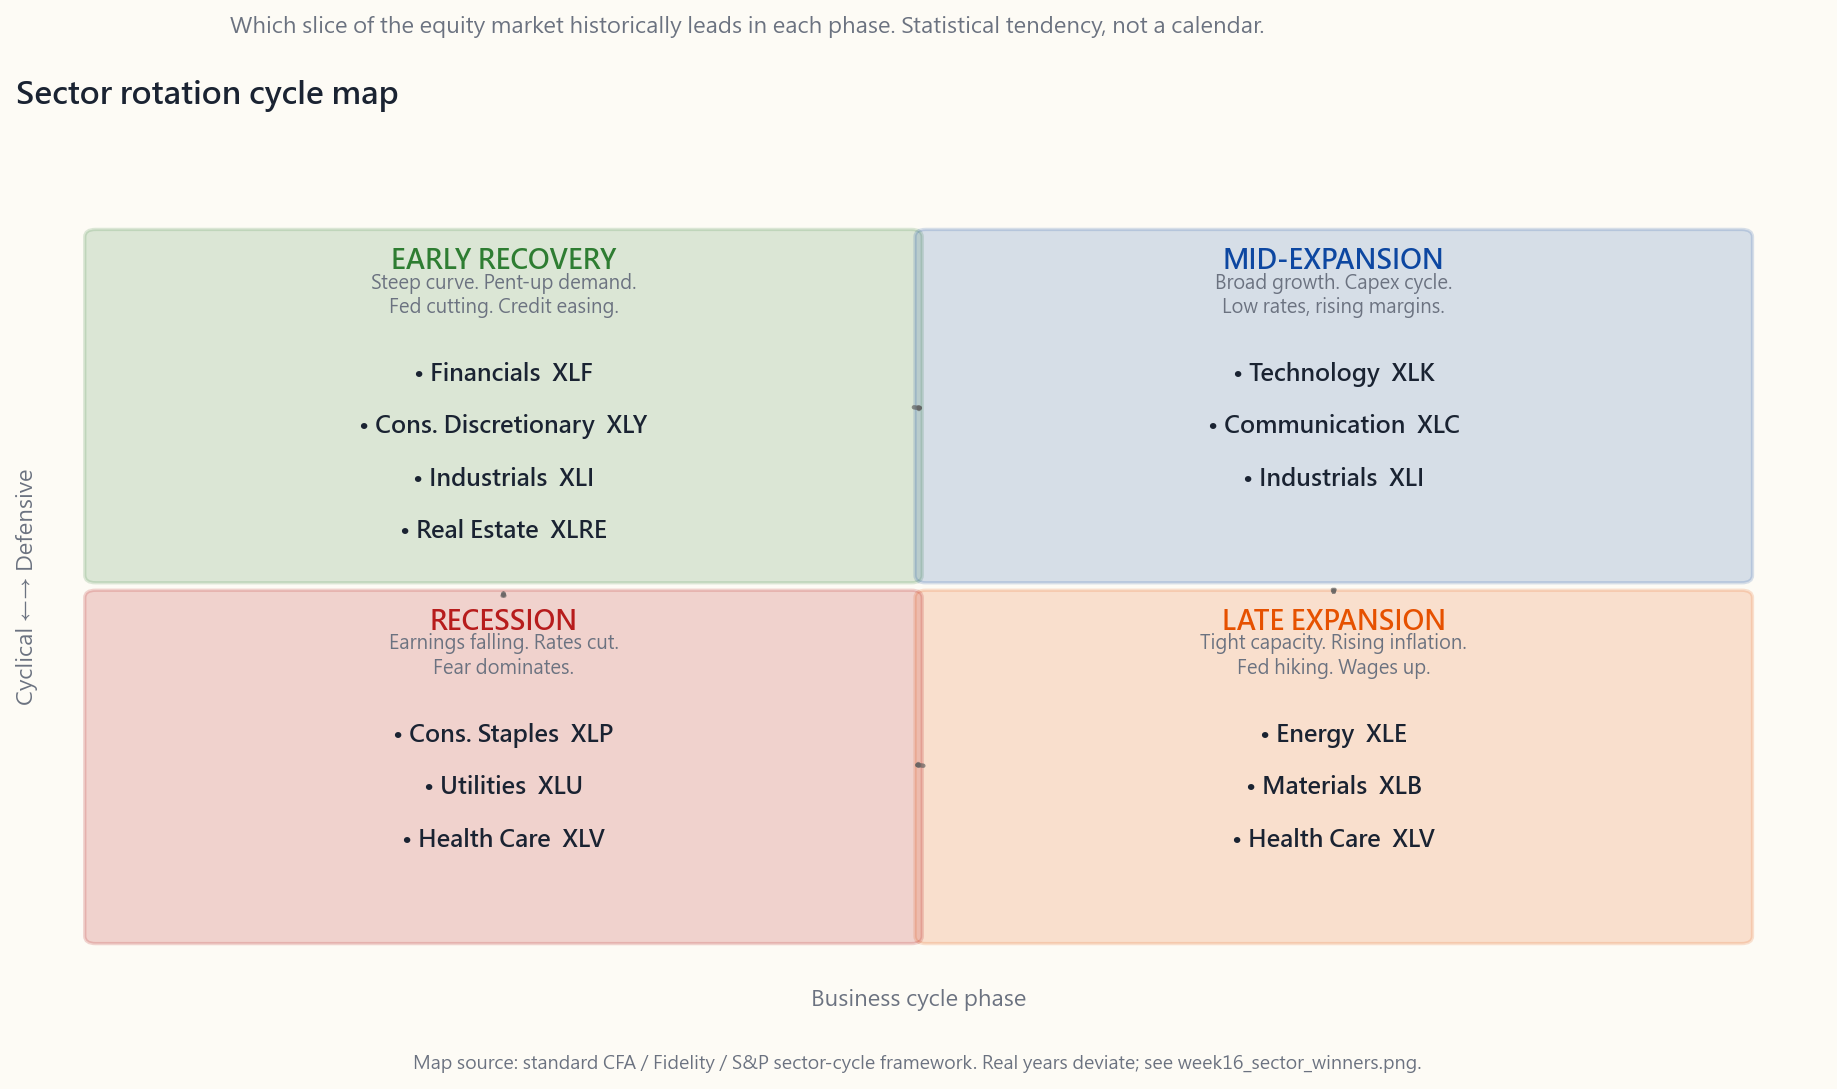

Python code for this plot:
"""Week 16, §2.2 — Schematic 4-quadrant cycle map of sector leadership.

A hand-drawn matplotlib chart, NOT a backtest. Horizontal axis is the
business cycle phase from early recovery on the left through recession
on the right. Vertical axis distinguishes cyclical (top) from defensive
(bottom). Each quadrant lists the sectors that historically lead in
that phase. A grey arrow loops clockwise to indicate the rotation.

Run:
    uv run python course/image/week16_cycle_map.py
"""

from __future__ import annotations

import sys
from pathlib import Path

import matplotlib.pyplot as plt
import numpy as np
from matplotlib.patches import FancyArrowPatch, FancyBboxPatch

sys.path.insert(0, str(Path(__file__).resolve().parents[1]))

from scripts.chart_helpers import (  # noqa: E402
    PALETTE_LIGHT,
    render_for_all_locales,
    style_axes,
)

OUT_DIR = Path(__file__).parent
BASE = "week16_cycle_map"

LANG_STRINGS = {
    "en": {
        "title":    "Sector rotation cycle map",
        "subtitle": "Which slice of the equity market historically leads in each phase. Statistical tendency, not a calendar.",
        "phase_early":    "EARLY RECOVERY",
        "phase_mid":      "MID-EXPANSION",
        "phase_late":     "LATE EXPANSION",
        "phase_recession":"RECESSION",
        "axis_phase":     "Business cycle phase",
        "axis_type":      "Cyclical \u2190\u2192 Defensive",
        "early_caption":  "Steep curve. Pent-up demand.\nFed cutting. Credit easing.",
        "mid_caption":    "Broad growth. Capex cycle.\nLow rates, rising margins.",
        "late_caption":   "Tight capacity. Rising inflation.\nFed hiking. Wages up.",
        "rec_caption":    "Earnings falling. Rates cut.\nFear dominates.",
        "early_sectors":  ["Financials  XLF", "Cons. Discretionary  XLY",
                           "Industrials  XLI", "Real Estate  XLRE"],
        "mid_sectors":    ["Technology  XLK", "Communication  XLC",
                           "Industrials  XLI"],
        "late_sectors":   ["Energy  XLE", "Materials  XLB",
                           "Health Care  XLV"],
        "rec_sectors":    ["Cons. Staples  XLP", "Utilities  XLU",
                           "Health Care  XLV"],
        "footer":         "Map source: standard CFA / Fidelity / S&P sector-cycle framework. Real years deviate; see week16_sector_winners.png.",
    },
    "hk": {
        "title":    "行業輪動週期圖",
        "subtitle": "歷史上每個階段哪一片股市領跑。統計趨勢,並非日曆。",
        "phase_early":    "早期復甦",
        "phase_mid":      "中期擴張",
        "phase_late":     "晚期擴張",
        "phase_recession":"衰退",
        "axis_phase":     "經濟週期階段",
        "axis_type":      "週期性 \u2190\u2192 防守性",
        "early_caption":  "曲線陡峭、被壓抑需求釋放。\n聯儲減息,信貸放寬。",
        "mid_caption":    "增長廣泛。資本開支週期。\n利率低、利潤率上升。",
        "late_caption":   "產能緊張、通脹抬頭。\n聯儲加息,工資上行。",
        "rec_caption":    "盈利下滑、減息。\n恐懼主導。",
        "early_sectors":  ["金融  XLF", "非必需消費  XLY",
                           "工業  XLI", "房地產  XLRE"],
        "mid_sectors":    ["科技  XLK", "通信服務  XLC",
                           "工業  XLI"],
        "late_sectors":   ["能源  XLE", "原材料  XLB",
                           "醫療  XLV"],
        "rec_sectors":    ["必需消費  XLP", "公用事業  XLU",
                           "醫療  XLV"],
        "footer":         "圖譜源自 CFA / Fidelity / S&P 標準行業週期框架。實際年份有偏差,見 week16_sector_winners.png。",
    },
    "tw": {
        "title":    "行業輪動週期圖",
        "subtitle": "歷史上每個階段哪一片股市領跑。統計趨勢,並非日曆。",
        "phase_early":    "早期復甦",
        "phase_mid":      "中期擴張",
        "phase_late":     "晚期擴張",
        "phase_recession":"衰退",
        "axis_phase":     "景氣循環階段",
        "axis_type":      "循環性 \u2190\u2192 防禦性",
        "early_caption":  "殖利率曲線陡峭、遞延需求釋放。\n聯準會降息,信用放鬆。",
        "mid_caption":    "成長廣泛。資本支出循環。\n利率低、利潤率上升。",
        "late_caption":   "產能緊張、通膨抬頭。\n聯準會升息,工資上行。",
        "rec_caption":    "盈餘下滑、降息。\n恐懼主導。",
        "early_sectors":  ["金融  XLF", "非必需消費  XLY",
                           "工業  XLI", "房地產  XLRE"],
        "mid_sectors":    ["科技  XLK", "通訊服務  XLC",
                           "工業  XLI"],
        "late_sectors":   ["能源  XLE", "原物料  XLB",
                           "醫療  XLV"],
        "rec_sectors":    ["必需消費  XLP", "公用事業  XLU",
                           "醫療  XLV"],
        "footer":         "圖譜源自 CFA / Fidelity / S&P 標準行業循環框架。實際年份有偏差,見 week16_sector_winners.png。",
    },
    "cn": {
        "title":    "行业轮动周期图",
        "subtitle": "历史上每个阶段哪一片股市领跑。统计趋势,并非日历。",
        "phase_early":    "早期复苏",
        "phase_mid":      "中期扩张",
        "phase_late":     "晚期扩张",
        "phase_recession":"衰退",
        "axis_phase":     "经济周期阶段",
        "axis_type":      "周期性 \u2190\u2192 防御性",
        "early_caption":  "曲线陡峭、被压抑需求释放。\n美联储降息,信贷放松。",
        "mid_caption":    "增长广泛。资本开支周期。\n利率低、利润率上升。",
        "late_caption":   "产能紧张、通胀抬头。\n美联储加息,工资上行。",
        "rec_caption":    "盈利下滑、降息。\n恐惧主导。",
        "early_sectors":  ["金融  XLF", "非必需消费  XLY",
                           "工业  XLI", "房地产  XLRE"],
        "mid_sectors":    ["科技  XLK", "通信服务  XLC",
                           "工业  XLI"],
        "late_sectors":   ["能源  XLE", "原材料  XLB",
                           "医疗  XLV"],
        "rec_sectors":    ["必需消费  XLP", "公用事业  XLU",
                           "医疗  XLV"],
        "footer":         "图谱源自 CFA / Fidelity / S&P 标准行业周期框架。实际年份偏差见 week16_sector_winners.png。",
    },
}


def _quadrant(ax, x, y, w, h, color, alpha=0.18):
    box = FancyBboxPatch(
        (x, y), w, h,
        boxstyle="round,pad=0.02,rounding_size=0.06",
        linewidth=1.5, edgecolor=color, facecolor=color, alpha=alpha,
    )
    ax.add_patch(box)


def build_fig(s):
    p = PALETTE_LIGHT
    fig, ax = plt.subplots(figsize=(11.6, 7.0), dpi=150)
    style_axes(ax, p)
    ax.set_facecolor(p["bg"])
    fig.set_facecolor(p["bg"])

    ax.set_xlim(0, 10)
    ax.set_ylim(0, 7)

    # Quadrant colors
    c_early = p["green"]
    c_mid   = p["blue"]
    c_late  = p["orange"]
    c_rec   = p["red"]

    # Top-left: early recovery (cyclical, early)
    # Top-right: mid expansion (cyclical, mid)
    # Bottom-right: late expansion (defensive-tilted, late)
    # Bottom-left: recession (defensive, late->trough)
    # Reading clockwise from top-left: early -> mid -> late -> recession.
    _quadrant(ax, 0.4, 3.6, 4.6, 2.8, c_early, alpha=0.16)
    _quadrant(ax, 5.0, 3.6, 4.6, 2.8, c_mid, alpha=0.16)
    _quadrant(ax, 5.0, 0.7, 4.6, 2.8, c_late, alpha=0.16)
    _quadrant(ax, 0.4, 0.7, 4.6, 2.8, c_rec, alpha=0.18)

    # Phase headers
    head_kw = dict(ha="center", fontsize=12, fontweight="bold")
    ax.text(2.7, 6.1, s["phase_early"], color=c_early, **head_kw)
    ax.text(7.3, 6.1, s["phase_mid"],   color=c_mid,   **head_kw)
    ax.text(7.3, 3.2, s["phase_late"],  color=c_late,  **head_kw)
    ax.text(2.7, 3.2, s["phase_recession"], color=c_rec, **head_kw)

    # Phase macro captions
    cap_kw = dict(ha="center", fontsize=8.5, color=p["muted"], style="italic")
    ax.text(2.7, 5.75, s["early_caption"], **cap_kw)
    ax.text(7.3, 5.75, s["mid_caption"],   **cap_kw)
    ax.text(7.3, 2.85, s["late_caption"],  **cap_kw)
    ax.text(2.7, 2.85, s["rec_caption"],   **cap_kw)

    # Sector lists
    def _list(ax, x, y_top, items, color):
        for k, item in enumerate(items):
            ax.text(x, y_top - 0.42 * k, "\u2022 " + item,
                    ha="center", fontsize=10.6, color=p["fg"],
                    fontweight="bold")
    _list(ax, 2.7, 5.2, s["early_sectors"], c_early)
    _list(ax, 7.3, 5.2, s["mid_sectors"],   c_mid)
    _list(ax, 7.3, 2.3, s["late_sectors"],  c_late)
    _list(ax, 2.7, 2.3, s["rec_sectors"],   c_rec)

    # Clockwise rotation arrows: top-left -> top-right -> bottom-right
    # -> bottom-left -> top-left
    arrow_kw = dict(arrowstyle="->,head_width=0.4,head_length=0.5",
                    color=p["grey"], linewidth=2.0,
                    connectionstyle="arc3,rad=0.18", alpha=0.65)
    ax.add_patch(FancyArrowPatch((4.95, 5.0), (5.05, 5.0), **arrow_kw))
    ax.add_patch(FancyArrowPatch((7.3, 3.55), (7.3, 3.45),
                                  arrowstyle="->,head_width=0.4,head_length=0.5",
                                  color=p["grey"], linewidth=2.0, alpha=0.65))
    ax.add_patch(FancyArrowPatch((5.05, 2.1), (4.95, 2.1), **arrow_kw))
    ax.add_patch(FancyArrowPatch((2.7, 3.45), (2.7, 3.55),
                                  arrowstyle="->,head_width=0.4,head_length=0.5",
                                  color=p["grey"], linewidth=2.0, alpha=0.65))

    # Axis labels (we hide ticks)
    ax.text(5.0, 0.18, s["axis_phase"], ha="center",
            fontsize=10, color=p["muted"])
    ax.text(0.06, 3.55, s["axis_type"], ha="center", va="center",
            rotation=90, fontsize=10, color=p["muted"])

    ax.set_xticks([])
    ax.set_yticks([])
    for spine in ("top", "right", "left", "bottom"):
        ax.spines[spine].set_visible(False)
    ax.grid(False)

    ax.set_title(s["title"], pad=24, fontsize=14, fontweight="bold",
                 loc="left", color=p["fg"])
    fig.text(0.13, 0.94, s["subtitle"], fontsize=10, color=p["muted"],
             style="italic")
    fig.text(0.5, 0.015, s["footer"], ha="center", fontsize=8.2,
             color=p["muted"])
    fig.tight_layout(rect=[0, 0.03, 1, 0.92])
    return fig


if __name__ == "__main__":
    render_for_all_locales(BASE, OUT_DIR, build_fig, LANG_STRINGS)
    print(f"wrote {BASE}.png and locale variants to {OUT_DIR}")
